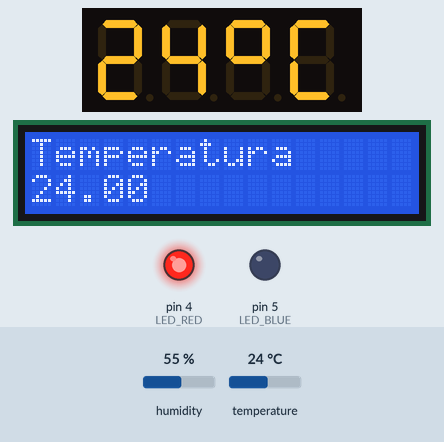
Bench run of a sketch on a simulated Arduino Uno, built with avr-gcc and run on an emulated ATmega328P. On the bench: 4-digit seven-segment display, 16×2 character LCD, output pins drawn as LEDs (lit = HIGH). The inputs (shaded band) are chosen by the test bench; at power-on: temperature 24 °C, humidity 55 %. WiFi joins after 1.5 s; servers stay silent unless stated.

Above: at 3.0 s.
3.1 s: temperature set to 12 °C
At 9.5 s:
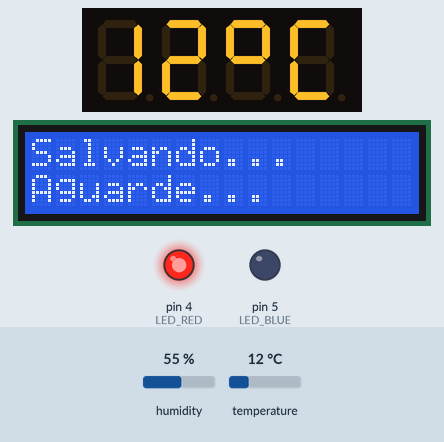
14.0 s: temperature set to 19 °C
At 20.5 s:
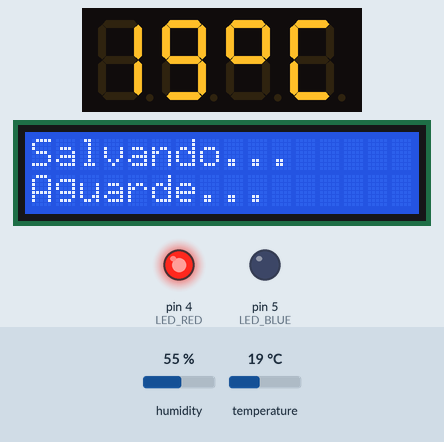
20.9 s: temperature set to 28 °C
At 27.8 s:
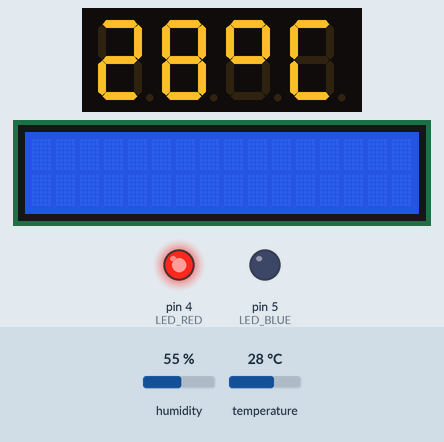
Timing chart, 0 to 29.3 s (numbered marks = the images above; inputs shaded):
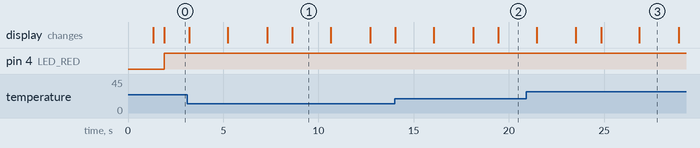

The sketch:

index.ino
```cpp
#include <ArduinoJson.h>
#include <SPI.h>
#include <TM1637Display.h>
#include <DHT.h>
#include <LiquidCrystal_I2C.h>
#include <Ethernet.h>

#define LED_RED 4
#define LED_BLUE 5
#define CLK 2
#define DIO 3
#define DHTTYPE DHT11
#define DHTPIN A1

TM1637Display display = TM1637Display(CLK, DIO);
LiquidCrystal_I2C lcd(0x27, 16, 2);
DHT dht(DHTPIN, DHTTYPE);
IPAddress serverIp(192, 168, 0, 10); // ip do servidor

uint8_t data[] = {0xff, 0xff, 0xff, 0xff};
uint8_t blank[] = {0x00, 0x00, 0x00, 0x00};
const uint8_t celsius[] = {
  SEG_A | SEG_B | SEG_F | SEG_G, // Circle
  SEG_A | SEG_D | SEG_E | SEG_F  // C
};
int serverPort = 3000;
EthernetClient client;
float temperatura;
float umidade;

void setup()
{
  initialize();
  initializeEthernet();
}

void loop()
{
  readTemp();
  sendTemp(temperatura, umidade);
}

// *********************************************

void initialize()
{
  Serial.begin(9600);
  pinMode(LED_BLUE, OUTPUT);
  pinMode(LED_RED, OUTPUT);

  dht.begin();

  // SET 4-DIGITS DISPLAY
  display.setBrightness(1);
  display.setSegments(data);

  // INIT BLACKLIGHT
  lcd.init();
  lcd.setBacklight(HIGH);
}

void initializeEthernet()
{
  byte mac[] = {0x00, 0xAA, 0xBB, 0xCC, 0xDE, 0x02}; // mac da shield ethernet
  byte ip[] = {192, 168, 0, 34};                     // ip do shield

  alerts("Conectando de ", "192.168.0.34");
  delay(1000);

  Ethernet.begin(mac, ip);
  if (Ethernet.hardwareStatus() == EthernetNoHardware)
  {
    alerts("ERROR", "COD 02"); // Placa ethernet não foi encontrada.
    while (Ethernet.hardwareStatus() == EthernetNoHardware)
    {
      delay(100);
    }
  }

  if (Ethernet.linkStatus() == LinkOFF)
  {
    alerts("ERROR", "COD 03"); // LINK DESLIGADO
    while (Ethernet.linkStatus() == LinkOFF)
    {
      delay(100);
    }
  }
  if (!client.connect(serverIp, serverPort))
  {
    while (!client.connect(serverIp, serverPort))
    { // enquanto não estiver conectado ao endereço do servidor,...
      alerts("Tentando", "novamente...");
      delay(500);
      lcd.clear();
      alerts("ERROR", "COD 04"); // FALHA NA CONEXÃO COM A API
    }
    alerts("Conectado!", "Conexão restaurada!");
    delay(5000);
    lcd.clear();
  }

  alerts("Conexao", "OK!");
  delay(500);
  clearBlacklight();
}

// *********************************************

void readTemp()
{
  temperatura = dht.readTemperature();
  umidade = dht.readHumidity();
  display.showNumberDec(temperatura, false, 2, 0);
  display.setSegments(celsius, 2, 2);

  lcd.setCursor(0, 0);
  lcd.print("Temperatura");
  lcd.setCursor(0, 1);
  lcd.print(temperatura);

  writeLed(temperatura);
  delay(1000);
}

void sendTemp(float temperatura, float umidade)
{
  delay(100);
  if (client.connect(serverIp, serverPort))
  {
    if (client.connected())
    {
      alerts("Salvando...", "Aguarde...");
      delay(2000);
      clearBlacklight();
      String postData = preparePostData(temperatura, umidade);
      client.println("POST http://localhost:3000/temperatura HTTP/1.1");
      client.println("Host: localhost:3000");
      client.println("Host: localhost:3000");
      client.println("Content-type: application/json");
      client.println("User-Agent: Arduino/1.0");
      client.println("Connection: close");
      client.print("Content-Length: ");
      client.println(postData.length());
      client.println();
      client.println(postData);
    }
    else
    {
      alerts("Nao conectado", "=(");
    }
    delay(2000);
    clearBlacklight();
  }
}

// **************************************************

void alerts(String l1, String l2)
{
  lcd.clear();
  lcd.setCursor(0, 0);
  lcd.print(l1);
  lcd.setCursor(0, 1);
  lcd.print(l2);
}

void clearBlacklight()
{
  lcd.clear();
}

void writeLed(float temperatura)
{
  if (temperatura >= 0 && temperatura <= 25)
  {
    digitalWrite(LED_BLUE, 1);
    digitalWrite(LED_RED, 0);
  }
  digitalWrite(LED_BLUE, 0);
  digitalWrite(LED_RED, 1);
}

String preparePostData(float temperatura, float umidade)
{
  String data = "{\"temperatura\":";
  data += temperatura;
  data += ", \"umidade\":";
  data += umidade;
  data += "}";
  return data;
}
```

Measured:
- what the display in image 1 shows lasts 2.0 s, from 8.6 s to 10.6 s
